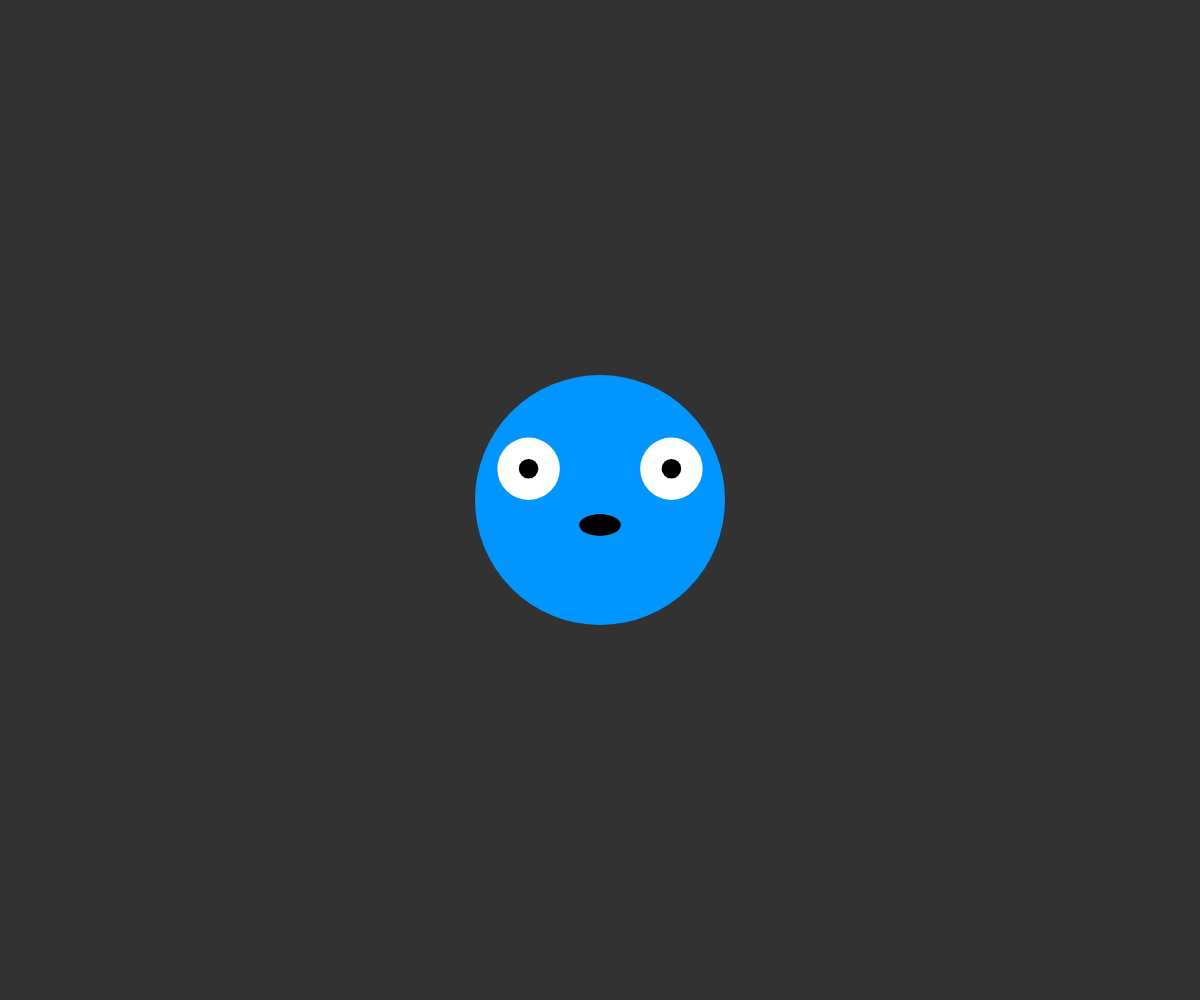
Frame 1 (no input)
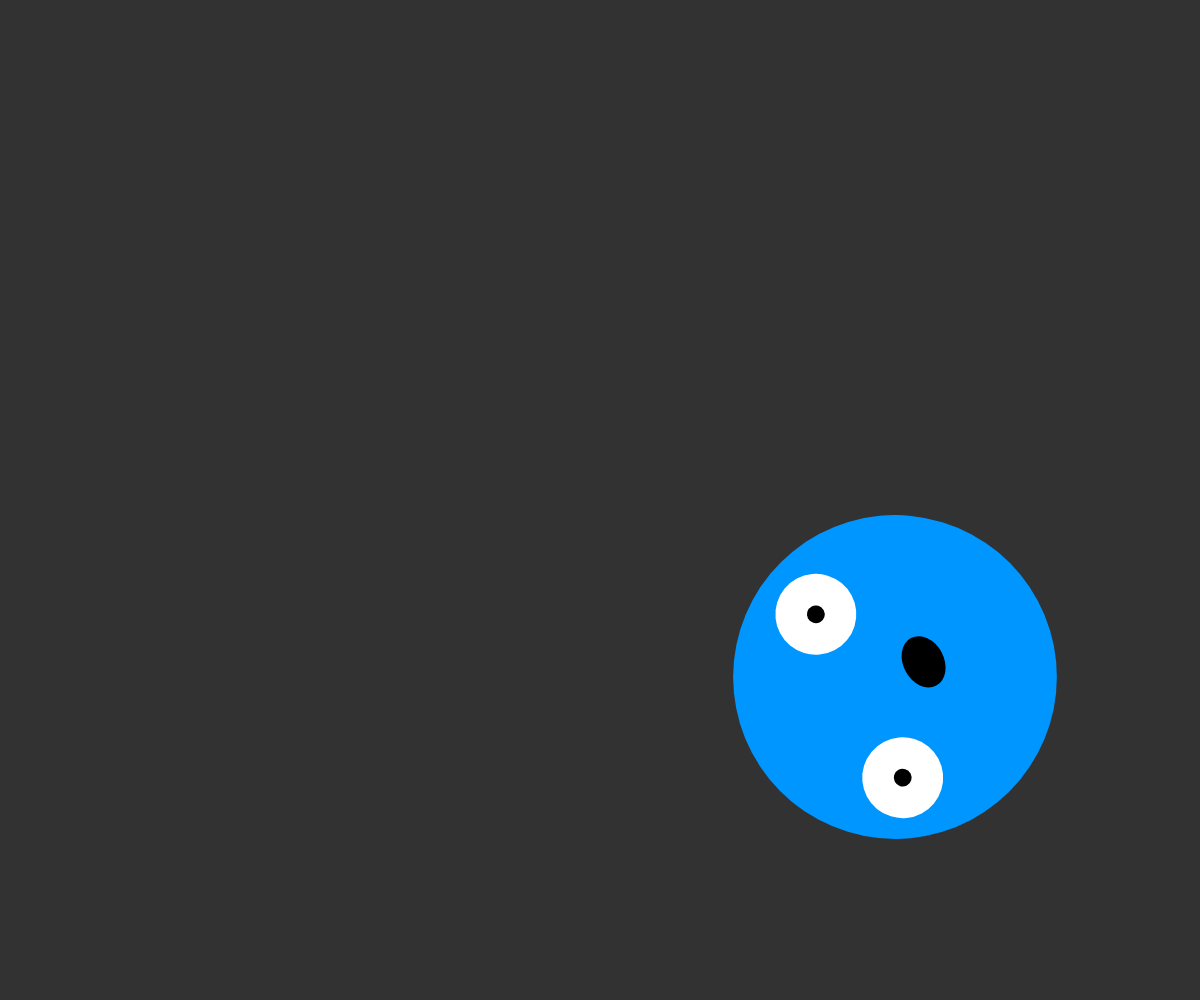
Frame 60 (no input)
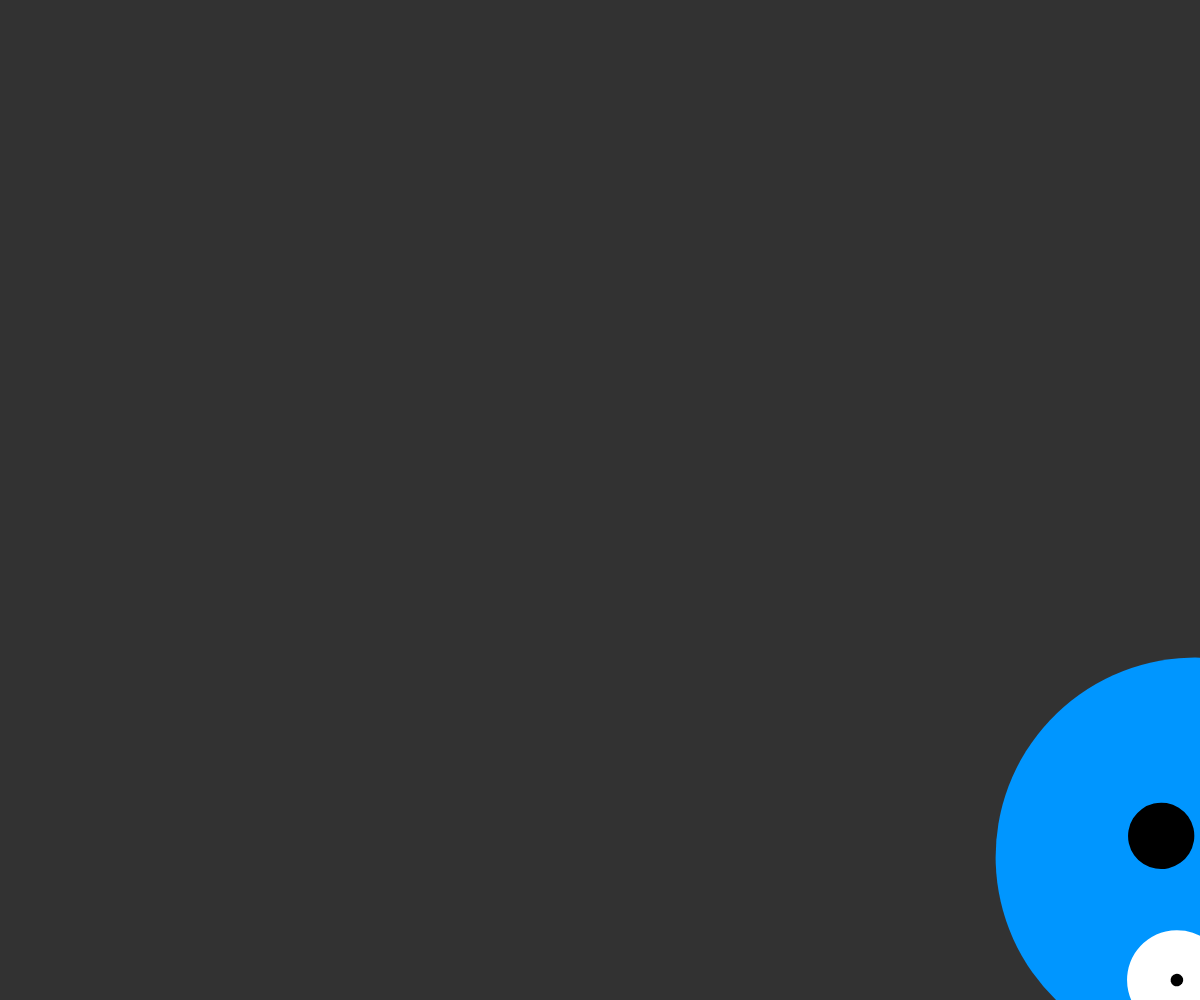
Frame 120 (the mouse pressed at the canvas centre since frame 60)

The p5.js sketch that drew these frames (run headless with seeded random() and noise() and a simulated clock; from frame 60 on, the mouse is pressed at the canvas centre):

// p5.js sketch
// ── sketch.js

/*
ANIMATION BASICS: SIZE
Jeff Thompson | 2020 | jeffreythompson.org

Alongside position and rotation, we can also animate
any parameter of a shape! Here, we change the size
of a bouncing face, while also changing the pupil
and mouth sizes too.

CHALLENGES:
1. Can you add other features to the face that are
   responsive in size?
2. Can you create a second, independently-moving
   face? (Hint: you'll need separate variables for
   speed, position, and angle)

*/

let minRadius = 50;		// min/max size for the face
let maxRadius = 200;	// we'll use these with map()

let speedX = 5;			// try changing these and see
let speedY = 3;			// how the movement changes!

let x, y;				// position of the face onscreen
let angle = 0;			// and overall rotation


function setup() {
  createCanvas(windowWidth, windowHeight);

  // start in the center
  x = width/2;
  y = height/2;
}


function draw() {
  background(50);

  // calculate the radius of the face using the x position
  // and map(), which we pass to the drawFace function
  let radius = map(x, 0,width, minRadius,maxRadius);
  drawFace(x, y, angle, radius);
  
  // update position and angle
  x += speedX;
  y += speedY;
  angle -= radians(2);

  // if the face has hit the edges, reverse direction
  if (x < 0 || x > width) {
    speedX *= -1;		// reverse direction
  }
  if (y < 0 || y > height) {
    speedY *= -1;
  }
}


// we move this code to a function so it's easier to read
// and update – otherwise, all these drawing commands
// would become unweildly
function drawFace(x, y, angle, radius) {
  push();
  translate(x, y);
  rotate(angle);

  // overall face
  fill(0,150,255);
  noStroke();
  circle(0,0, radius*2);

  // eyes
  fill(255);
  circle(-radius/1.75,-radius/4, radius/2);
  circle(radius/1.75, -radius/4, radius/2);
  
  // pupils
  let pupilDia = map(radius, minRadius,maxRadius, radius/4,radius/16);
  fill(0);
  circle(-radius/1.75, -radius/4, pupilDia);
  circle(radius/1.75,  -radius/4, pupilDia);

  // mouth
  let mouthHeight = map(radius, minRadius,maxRadius, 2,radius/3);
  fill(0);
  ellipse(0,radius/5, radius/3,mouthHeight);

  pop();
}
